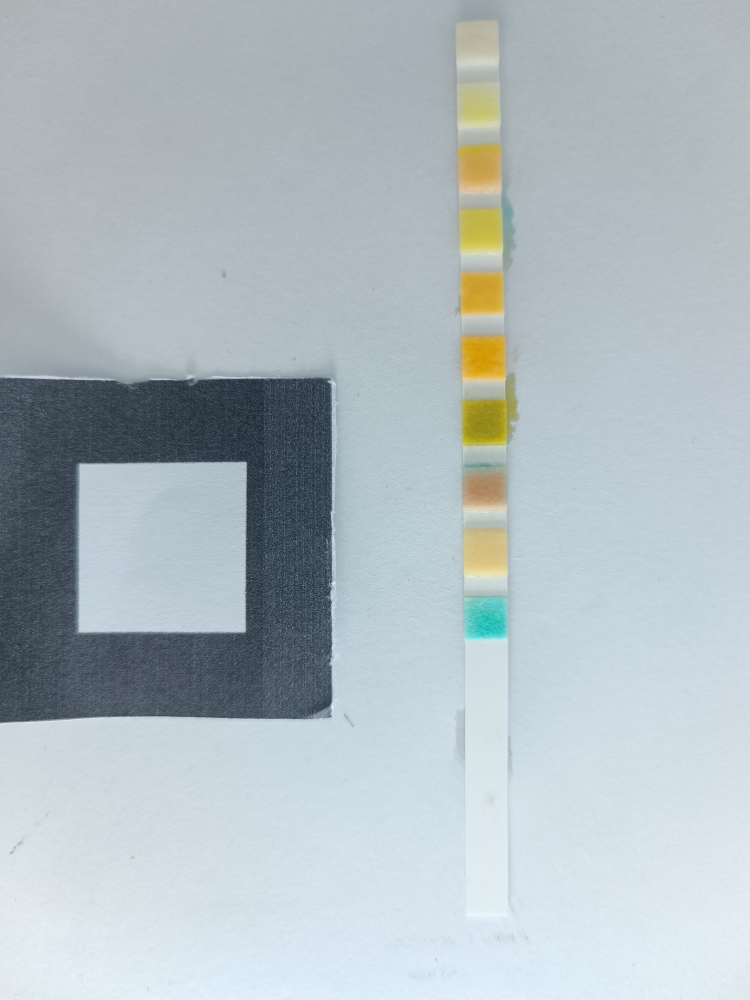
#> input picture pipeline/photos/001/001-Cool.jpg, 3000 x 4000 px (shown at 1/4 size)
$ python crop_colorwheel_rectified.py --roots photos/001
#> lines starting #> are read from the running program, lines starting #| are printed output that depends on the picture; after the words box and inside, x2 and y2 are one past the last pixel; in counts of white or black regions, pixels touching at a corner belong together
#> in main, img is the input picture: shape (4000, 3000, 3); mean B, G, R 193.6, 188.1, 177
### pipeline/vision_pipeline.py
#!/usr/bin/env python3
"""
Vision pipeline for urinalysis burst processing.

Implements the sequence:
1) Optional geometric rectification (Macro-Marker contour + perspective transform) or fallback resize
2) Radiometric normalization (AWB using 10x10 marker-center patch)
3) Spatial segmentation (fixed pad grid via marker-calibrated px/mm)
4) Signal cleaning (temporal median across burst)
5) Feature extraction (mean HSV per pad)
"""

from __future__ import annotations

from dataclasses import dataclass
from typing import Iterable

import cv2
import numpy as np

ANALYTE_ORDER: tuple[str, ...] = (
    "Leukocytes",
    "Nitrite",
    "Urobilinogen",
    "Protein",
    "pH",
    "Blood",
    "Specific Gravity",
    "Ketone",    "Bilirubin",
    "Glucose",
)

_DEFAULT_PAD_OFFSETS_MM: tuple[tuple[float, float], ...] = (
    (32.0, 5.0),
    (32.0, 12.5),
    (32.0, 20.0),
    (32.0, 27.5),
    (32.0, 35.0),
    (32.0, 42.5),
    (32.0, 50.0),
    (32.0, 57.5),
    (32.0, 65.0),
    (32.0, 72.5),
)


def analyte_to_key(analyte_name: str) -> str:
    return analyte_name.lower().replace(" ", "_")


# [22 lines left out: functions feature_columns_for_analyte, all_feature_columns, _normalize_hue, not called in this run]


def _clip_01(value: float) -> float:
    return min(max(value, 0.0), 1.0)


# [8 lines left out: function _circular_mean_deg, not called in this run]


@dataclass(frozen=True)
class VisionPipelineConfig:
    marker_size_mm: float = 20.0
    marker_size_px: int = 200
    marker_anchor_x_px: int = 80
    marker_anchor_y_px: int = 80
    output_width_px: int = 1400
    output_height_px: int = 1800
    center_patch_px: int = 10
    pad_width_mm: float = 5.0
    pad_height_mm: float = 5.0
    pad_offsets_mm: tuple[tuple[float, float], ...] = _DEFAULT_PAD_OFFSETS_MM
    analyte_order: tuple[str, ...] = ANALYTE_ORDER
    min_marker_area_px: float = 1200.0
    max_marker_area_ratio: float = 0.25
    border_reject_margin_ratio: float = 0.005
    max_quad_side_ratio: float = 3.5
    adaptive_grid_enabled: bool = True
    adaptive_x_search_px: int = 220
    adaptive_x_step_px: int = 10
    adaptive_y_search_px: int = 60
    adaptive_y_step_px: int = 4
    per_pad_localization_enabled: bool = True
    per_pad_y_refine_px: int = 6
    per_pad_y_step_px: int = 2
    per_pad_max_step_deviation_px: int = 8
    feature_space: str = "hsv"

    # [36 lines left out: function validate, not called in this run]


@dataclass
class RectificationResult:
    rectified_bgr: np.ndarray
    marker_corners_src: np.ndarray
    marker_corners_dst: np.ndarray
    homography: np.ndarray


@dataclass
class AwbResult:
    awb_bgr: np.ndarray
    gain_b: float
    gain_g: float
    gain_r: float
    center_patch_mean_bgr: tuple[float, float, float]


@dataclass
class BurstProcessingResult:
    features_by_pad: dict[str, tuple[float, float, float]]
    flat_feature_vector: list[float]
    frames_total: int
    frames_used: int
    frames_skipped: int
    frame_errors: list[str]


@dataclass
class PadLocalizationResult:
    analyte_name: str
    base_x: int
    base_y: int
    final_x: int
    final_y: int
    width: int
    height: int
    local_dx: int
    local_dy: int
    local_score: float


class MacroMarkerRectifier:
    def __init__(self, config: VisionPipelineConfig) -> None:
        self.config = config

    def _destination_marker_corners(self) -> np.ndarray:
        x0 = float(self.config.marker_anchor_x_px)
        y0 = float(self.config.marker_anchor_y_px)
        size = float(self.config.marker_size_px)
        return np.array(
            [
                [x0, y0],
                [x0 + size, y0],
                [x0 + size, y0 + size],
                [x0, y0 + size],
            ],
            dtype=np.float32,
        )

    def _order_corners(self, points: np.ndarray) -> np.ndarray:
        pts = points.astype(np.float32)
        sums = pts.sum(axis=1)
        diffs = np.diff(pts, axis=1).reshape(-1)

        top_left = pts[np.argmin(sums)]
        bottom_right = pts[np.argmax(sums)]
        top_right = pts[np.argmin(diffs)]
        bottom_left = pts[np.argmax(diffs)]

        return np.array([top_left, top_right, bottom_right, bottom_left], dtype=np.float32)

    def _touches_image_border(
        self,
        points: np.ndarray,
        image_width: int,
        image_height: int,
        margin_px: float,
    ) -> bool:
        min_x = float(np.min(points[:, 0]))
        min_y = float(np.min(points[:, 1]))
        max_x = float(np.max(points[:, 0]))
        max_y = float(np.max(points[:, 1]))

        return (
            min_x <= margin_px
            or min_y <= margin_px
            or max_x >= (image_width - 1 - margin_px)
            or max_y >= (image_height - 1 - margin_px)
        )

    def _quad_side_ratio(self, points: np.ndarray) -> float:
        side_lengths = [
            float(np.linalg.norm(points[(index + 1) % 4] - points[index]))
            for index in range(4)
        ]
        shortest = min(side_lengths)
        if shortest <= 1e-6:
            return float("inf")
        return max(side_lengths) / shortest

    # [102 lines left out: functions _marker_pattern_score, _detect_marker_by_dark_square_pattern, not called in this run]

    def detect_marker_corners(self, image_bgr: np.ndarray) -> np.ndarray:
        gray = cv2.cvtColor(image_bgr, cv2.COLOR_BGR2GRAY)
        image_height, image_width = gray.shape
        image_area = float(image_width * image_height)
        max_allowed_area = image_area * float(self.config.max_marker_area_ratio)
        border_margin_px = max(
            2.0,
            min(float(image_width), float(image_height)) * float(self.config.border_reject_margin_ratio),
        )

        blur = cv2.GaussianBlur(gray, (5, 5), 0)

        edges = cv2.Canny(blur, 50, 160)
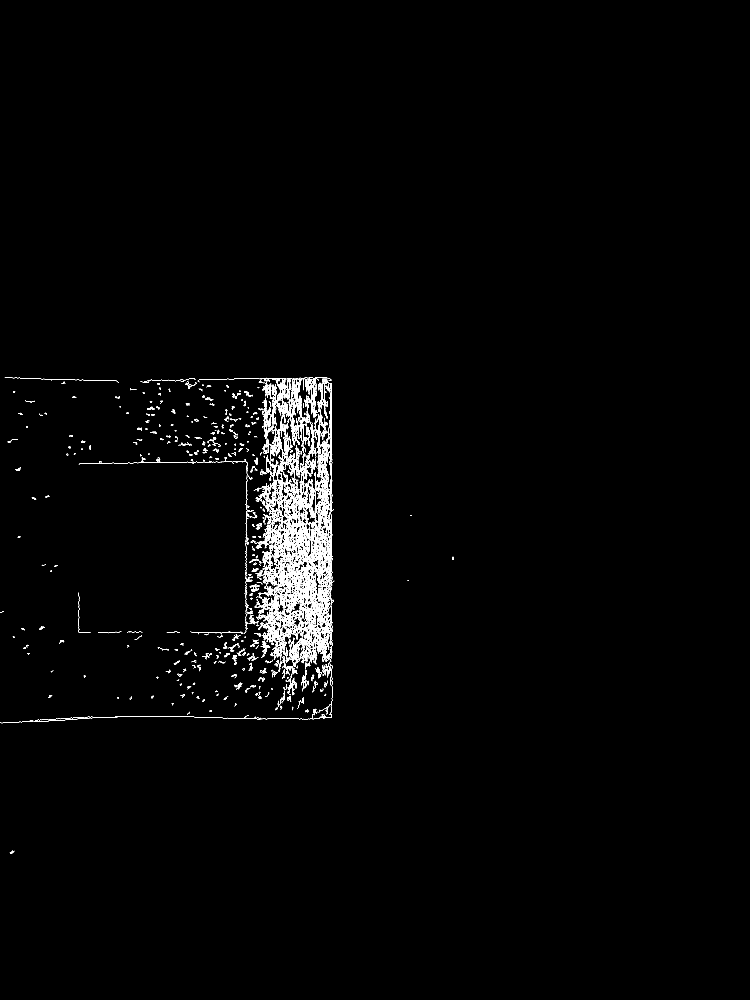
#> edges: shape (4000, 3000) (shown at 1/4 size); 0.83% white in thin lines or dots, all inside (x1, y1, x2, y2) = (0, 1509, 1814, 3414)
        adaptive = cv2.adaptiveThreshold(
            blur,
            255,
            cv2.ADAPTIVE_THRESH_GAUSSIAN_C,
            cv2.THRESH_BINARY,
            31,
            5,
        )
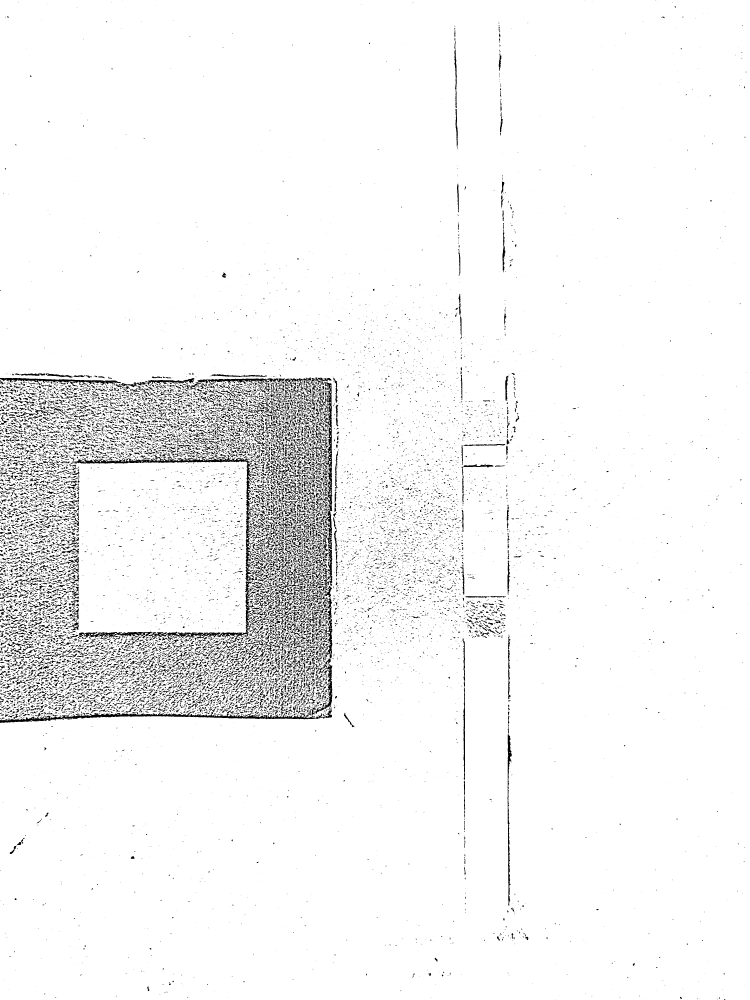
#> adaptive: shape (4000, 3000) (shown at 1/4 size); 95.7% white; 14329 black regions (9901 under 20 px), largest, box (x1, y1, x2, y2) and area: (276, 1813, 1061, 2324) 14892, (0, 2825, 1299, 2892) 14768, (1224, 1527, 1330, 2411) 12879

        best_quad: np.ndarray | None = None
        best_area = 0.0

        def consider_quad(candidate_quad: np.ndarray, area: float) -> None:
            nonlocal best_quad, best_area
            if area < self.config.min_marker_area_px or area > max_allowed_area:
                return

            quad = self._order_corners(candidate_quad.astype(np.float32))
            if self._touches_image_border(
                quad,
                image_width=image_width,
                image_height=image_height,
                margin_px=border_margin_px,
            ):
                return

            if self._quad_side_ratio(quad) > self.config.max_quad_side_ratio:
                return

            if area > best_area:
                best_area = area
                best_quad = quad

        for binary_map in (edges, adaptive):
            contours, _ = cv2.findContours(binary_map, cv2.RETR_LIST, cv2.CHAIN_APPROX_SIMPLE)
            for contour in sorted(contours, key=cv2.contourArea, reverse=True)[:120]:
                area = float(cv2.contourArea(contour))
                if area < self.config.min_marker_area_px:
                    continue
                if area > max_allowed_area:
                    continue

                peri = cv2.arcLength(contour, True)
                approx = cv2.approxPolyDP(contour, 0.02 * peri, True)
                if len(approx) != 4:
                    continue
                if not cv2.isContourConvex(approx):
                    continue

                consider_quad(approx.reshape(4, 2).astype(np.float32), area)

            if best_quad is not None:
                break
#> this loop made 2 passes

        # Fallback: if strict detection failed, try relaxed thresholds
        if best_quad is None:
            relaxed_edges = cv2.Canny(blur, 30, 100)  # Lower thresholds
#> relaxed_edges: shape (4000, 3000); 2.1% white in thin lines or dots, all inside (x1, y1, x2, y2) = (0, 698, 2028, 3414)
            contours, _ = cv2.findContours(relaxed_edges, cv2.RETR_LIST, cv2.CHAIN_APPROX_SIMPLE)
#> contours = 7925 contours, 5450 with area under 20; largest, box (x1, y1, x2, y2) and area: (1194, 2456, 1309, 2663) 3485, (1119, 2254, 1268, 2440) 2933, (1148, 2227, 1244, 2365) 2541, (1264, 2023, 1329, 2328) 1802, (1170, 1934, 1230, 2111) 1457
            for contour in sorted(contours, key=cv2.contourArea, reverse=True)[:50]:
                area = float(cv2.contourArea(contour))
                if area < self.config.min_marker_area_px * 0.7:  # Relaxed min area
                    continue
                if area > max_allowed_area * 1.5:  # Relaxed max area
                    continue

                peri = cv2.arcLength(contour, True)
                approx = cv2.approxPolyDP(contour, 0.03 * peri, True)  # Relaxed DP epsilon
                if len(approx) != 4:
                    continue
                if not cv2.isContourConvex(approx):
                    continue

                quad = self._order_corners(approx.reshape(4, 2).astype(np.float32))
                if self._touches_image_border(
                    quad,
                    image_width=image_width,
                    image_height=image_height,
                    margin_px=border_margin_px * 0.5,  # Relaxed border margin
                ):
                    continue

                if self._quad_side_ratio(quad) > self.config.max_quad_side_ratio * 1.2:  # Relaxed ratio
                    continue

                if area > best_area:
                    best_area = area
                    best_quad = quad
#> this loop made 50 passes
#> area on passes 17 to 24: 814, 800, 796.5, 749.5, 720.5, 710.5, 667, 651.5
#> after the loop, best_area = 0

        if best_quad is None:
            inverted = cv2.bitwise_not(gray)
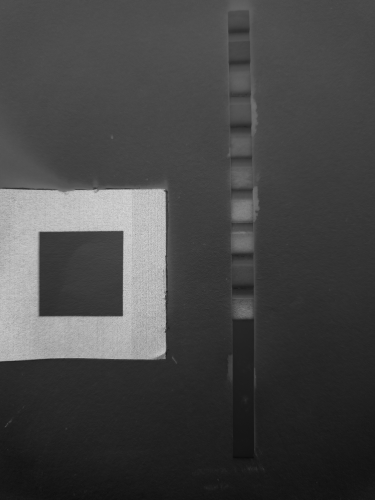
#> inverted: shape (4000, 3000) (shown at 1/8 size); min 3, max 239, mean 69.6
            _, otsu = cv2.threshold(inverted, 0, 255, cv2.THRESH_BINARY + cv2.THRESH_OTSU)
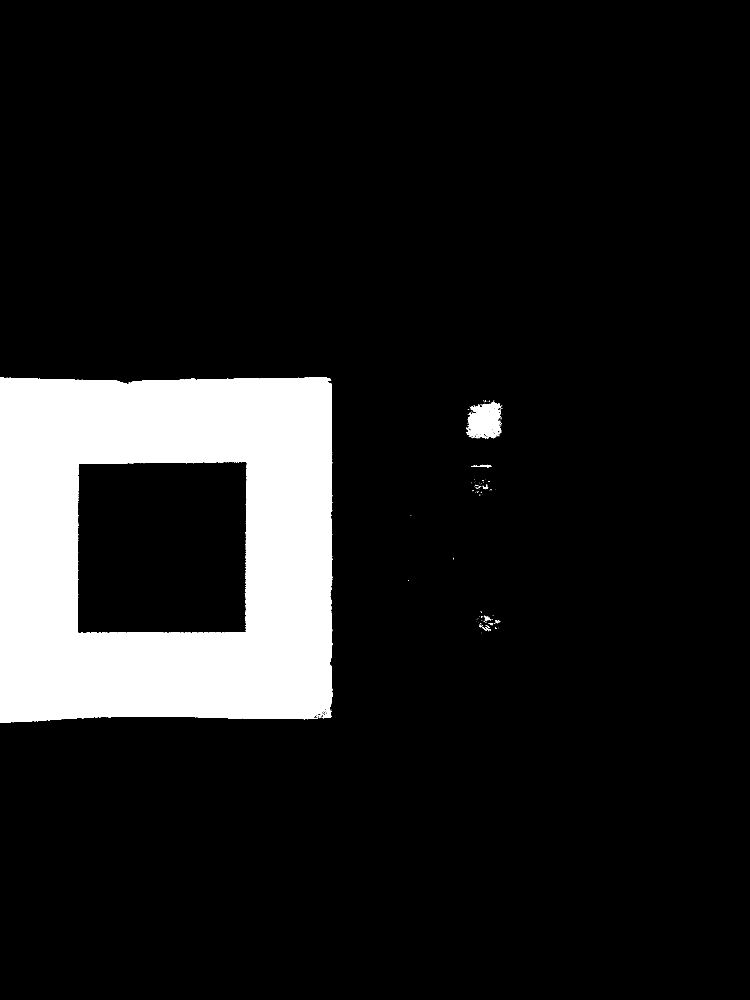
#> otsu: shape (4000, 3000) (shown at 1/4 size); 11.3% white; 206 white regions (188 under 20 px), largest, box (x1, y1, x2, y2) and area: (0, 1508, 1329, 2891) 1338849, (1865, 1607, 2006, 1753) 13259, (1884, 1859, 1966, 1870) 377
            kernel = cv2.getStructuringElement(cv2.MORPH_RECT, (5, 5))
            closed = cv2.morphologyEx(otsu, cv2.MORPH_CLOSE, kernel, iterations=2)
#> closed: shape (4000, 3000); 11.4% white; 36 white regions (27 under 20 px)
            contours, _ = cv2.findContours(closed, cv2.RETR_EXTERNAL, cv2.CHAIN_APPROX_SIMPLE)
#> contours = 36 contours, 29 with area under 20; largest, box (x1, y1, x2, y2) and area: (0, 1508, 1329, 2891) 1796936, (1864, 1602, 2012, 1756) 16758, (1899, 1931, 1953, 1957) 554, (1916, 2493, 1963, 2525) 500, (1918, 2463, 1970, 2491) 364, (1884, 1859, 1968, 1870) 328, (1954, 2480, 2001, 2501) 258

            for contour in sorted(contours, key=cv2.contourArea, reverse=True)[:40]:
                area = float(cv2.contourArea(contour))
                if area < self.config.min_marker_area_px * 0.6:
                    continue

                rect = cv2.minAreaRect(contour)
                (_, _), (width_px, height_px), _ = rect
                if width_px <= 1.0 or height_px <= 1.0:
                    continue

                rect_area = float(width_px * height_px)
                if rect_area <= 0.0:
                    continue

                fill_ratio = area / rect_area
                aspect_ratio = max(width_px, height_px) / min(width_px, height_px)
                if fill_ratio < 0.35:
                    continue
                if aspect_ratio > self.config.max_quad_side_ratio * 1.6:
                    continue

                box = cv2.boxPoints(rect).astype(np.float32)
                consider_quad(box, max(area, rect_area * 0.75))
#> this loop made 36 passes
#> area on passes 3 to 7: 554.5, 499.5, 364, 328, 257.5

        if best_quad is None:
            best_quad = self._detect_marker_by_dark_square_pattern(image_bgr, gray)

        if best_quad is None:
            raise ValueError("Macro-Marker with 4-corner contour was not detected. Check marker visibility, lighting, and focus.")

        return best_quad

    def rectify(self, image_bgr: np.ndarray) -> RectificationResult:
        try:
            src = self.detect_marker_corners(image_bgr)
#> src = [[1875, 1593.8], [2015.5, 1606.6], [2001.2, 1763.5], [1860.8, 1750.7]]
            dst = self._destination_marker_corners()
#> dst = [[80, 80], [280, 80], [280, 280], [80, 280]]

            homography = cv2.getPerspectiveTransform(src, dst)
#> homography = [[1.41, 0.128, -2772.2], [-0.115, 1.26, -1719.7], [-4e-18, -1.17e-17, 1]]
            rectified = cv2.warpPerspective(
                image_bgr,
                homography,
                (self.config.output_width_px, self.config.output_height_px),
                flags=cv2.INTER_LINEAR,
            )
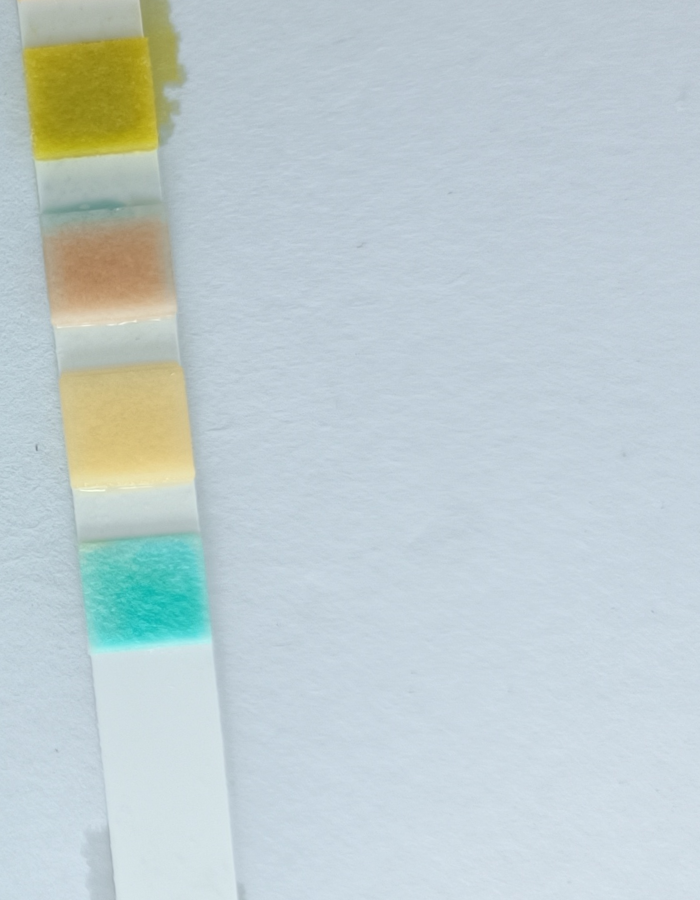
#> rectified: shape (1800, 1400, 3) (shown at 1/2 size); mean B, G, R 207.4, 205, 191.2

            return RectificationResult(
                rectified_bgr=rectified,
                marker_corners_src=src,
                marker_corners_dst=dst,
                homography=homography,
            )
        except ValueError:
            # Fallback when marker detection fails: resize image to canonical output
            # size and continue without raising. This enables processing datasets
            # that do not include a Macro-Marker.
            rectified = cv2.resize(
                image_bgr, (self.config.output_width_px, self.config.output_height_px),
                interpolation=cv2.INTER_LINEAR,
            )
            dst = self._destination_marker_corners()
            homography = np.eye(3, dtype=np.float32)
            src = np.zeros((4, 2), dtype=np.float32)
            return RectificationResult(
                rectified_bgr=rectified,
                marker_corners_src=src,
                marker_corners_dst=dst,
                homography=homography,
            )


class AdaptiveWhiteBalancer:
    def __init__(self, config: VisionPipelineConfig) -> None:
        self.config = config

    # [35 lines left out: functions _marker_center_patch, apply, not called in this run]


class GridSlicer:
    # [5 lines left out: function __init__, not called in this run]

    def pixels_per_mm(self) -> float:
        return float(self.config.marker_size_px) / float(self.config.marker_size_mm)

    # [260 lines left out: functions _crop, _compute_pad_geometry, _pad_roi, _slice_pads_with_shift, _single_pad_lock_score, _refine_single_pad_y and 2 more, not called in this run]


class TemporalMedianCleaner:
    # [19 lines left out: function clean, not called in this run]


class HSVFeatureExtractor:
    def __init__(self, config: VisionPipelineConfig) -> None:
        self.config = config

    # [24 lines left out: functions _raw_pad_feature, _normalize_feature_space, not called in this run]

    def extract_pad_feature(self, pad_bgr: np.ndarray) -> tuple[float, float, float]:
        return self._raw_pad_feature(pad_bgr)

    # [21 lines left out: functions extract, flatten, not called in this run]


class LABFeatureExtractor:
    def __init__(self, config: VisionPipelineConfig) -> None:
        self.config = config

    # [7 lines left out: function _raw_pad_feature, not called in this run]

    def extract_pad_feature(self, pad_bgr: np.ndarray) -> tuple[float, float, float]:
        return self._raw_pad_feature(pad_bgr)

    # [17 lines left out: functions extract, flatten, not called in this run]


class BurstFeaturePipeline:
    # [75 lines left out: functions __init__, process_burst, decode_image_bytes, not called in this run]

### pipeline/crop_colorwheel_rectified.py
#!/usr/bin/env python3
from __future__ import annotations

import argparse
import shutil
from datetime import datetime
from pathlib import Path

import cv2
import numpy as np

from vision_pipeline import MacroMarkerRectifier, VisionPipelineConfig


def parse_args() -> argparse.Namespace:
    parser = argparse.ArgumentParser(description="Rectify and tightly crop colorwheel images to chart + macro marker")
    parser.add_argument("--roots", nargs="+", required=True, help="Root folders containing images")
    parser.add_argument(
        "--backup-root",
        default="",
        help="Backup destination root. If empty, creates timestamped backup in dataset parent.",
    )
    parser.add_argument("--dry-run", action="store_true", help="Only print files that would be processed")
    parser.add_argument("--pad", type=int, default=14, help="Padding around detected content bbox")
    parser.add_argument("--min-area", type=int, default=2500, help="Minimum connected-component area")
    return parser.parse_args()


def list_images(root: Path) -> list[Path]:
    exts = {".jpg", ".jpeg", ".png"}
    return [p for p in root.rglob("*") if p.is_file() and p.suffix.lower() in exts]


def _content_mask(rectified_bgr: np.ndarray) -> np.ndarray:
    hsv = cv2.cvtColor(rectified_bgr, cv2.COLOR_BGR2HSV)
#> hsv: shape (1800, 1400, 3); mean H, S, V 94.3, 35.9, 214
    gray = cv2.cvtColor(rectified_bgr, cv2.COLOR_BGR2GRAY)
#> gray: shape (1800, 1400)
#> (the rest of the program and of its run is left out)
